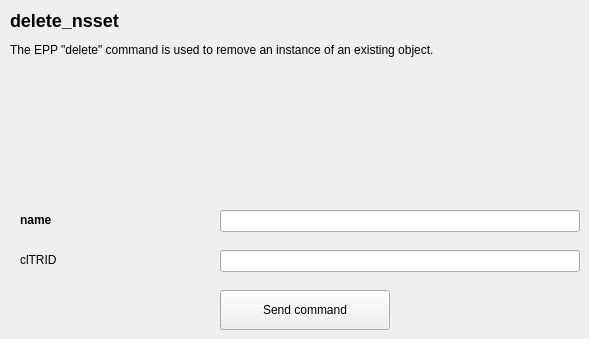
       <widget class="QWidget" name="tab" >
        <attribute name="title" >
         <string>command</string>
        </attribute>
        <widget class="QLabel" name="textLabel88" >
         <property name="geometry" >
          <rect>
           <x>20</x>
           <y>210</y>
           <width>190</width>
           <height>20</height>
          </rect>
         </property>
         <property name="text" >
          <string>&lt;b>name&lt;/b></string>
         </property>
         <property name="wordWrap" >
          <bool>false</bool>
         </property>
        </widget>
        <widget class="QLabel" name="textLabel89" >
         <property name="geometry" >
          <rect>
           <x>20</x>
           <y>250</y>
           <width>190</width>
           <height>20</height>
          </rect>
         </property>
         <property name="text" >
          <string>clTRID</string>
         </property>
         <property name="wordWrap" >
          <bool>false</bool>
         </property>
        </widget>
        <widget class="QLabel" name="textLabel90" >
         <property name="geometry" >
          <rect>
           <x>10</x>
           <y>10</y>
           <width>570</width>
           <height>100</height>
          </rect>
         </property>
         <property name="text" >
          <string>&lt;h2>delete_nsset&lt;/h2>
The EPP "delete" command is used to remove an instance of an existing object.</string>
         </property>
         <property name="alignment" >
          <set>Qt::AlignLeading|Qt::AlignLeft|Qt::AlignTop</set>
         </property>
         <property name="wordWrap" >
          <bool>true</bool>
         </property>
        </widget>
        <widget class="QLineEdit" name="delete_nsset_cltrid" >
         <property name="geometry" >
          <rect>
           <x>220</x>
           <y>250</y>
           <width>360</width>
           <height>22</height>
          </rect>
         </property>
        </widget>
        <widget class="QPushButton" name="send_delete_nsset" >
         <property name="geometry" >
          <rect>
           <x>220</x>
           <y>290</y>
           <width>170</width>
           <height>40</height>
          </rect>
         </property>
         <property name="text" >
          <string>Send command</string>
         </property>
        </widget>
        <widget class="QLineEdit" name="delete_nsset_name" >
         <property name="geometry" >
          <rect>
           <x>220</x>
           <y>210</y>
           <width>360</width>
           <height>22</height>
          </rect>
         </property>
        </widget>
       </widget>
